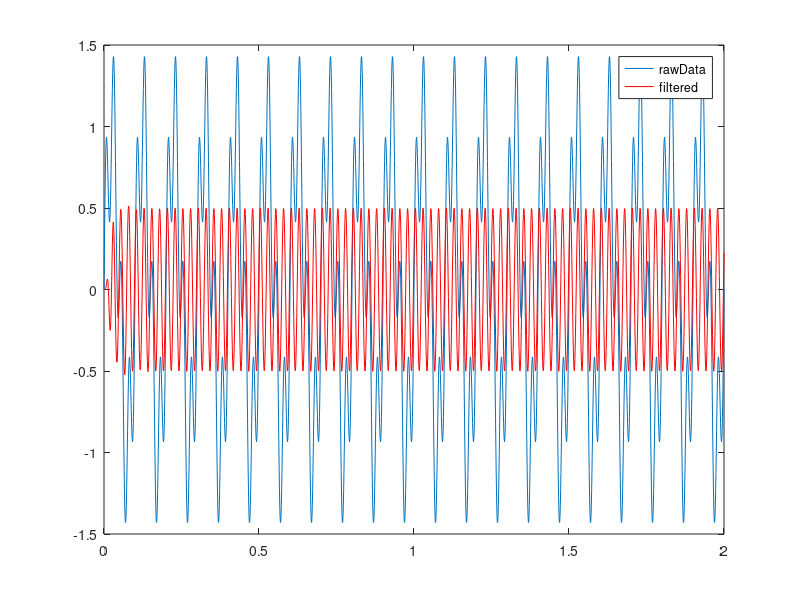

This figure's MATLAB source:
%Demonstration of a 5th order Butterworth bandpass filter
%
% Inputs
%   inData : data to be filtered
%   rate   : sample rate [Hz]
%   lowFreq:  lower frequency of bandpass [Hz]
%   highFreq: upper frequency of bandpass [Hz]
%
% Returns:
%   filtered : filtered data
%
%
% Note:
%   If the function is called without arguments, a test signal with
%   two frequencies is generated; the selected bandpass only lets
%   the higher frequency through.
%
% Examples:
%   bandpass();
%   
% author: ThH
% date:   oct-2015
% ver:    0.1
%*****************************************************************

function filtered = bandpassDemo(inData, rate, lowFreq, highFreq)

%% Test-signal
if nargin == 0
    % Generate test-data
    testFlag = 1;
    rate = 1000;

    t = 0:1/rate:2;
    
    f1 = 10;
    f2 = 40;
    inData = sin(2*pi*f1*t) + 0.5*sin(2*pi*f2*t);
    
    % Set the default filter parameters
    lowFreq = 25;
    highFreq = 75;
else
    testFlag = 0;
end

nyq = rate/2;   % Nyquist frequency
    
%% Bandpass filter
% Note that these two lines are the only ones really needed!

[b, a] = butter(5,[lowFreq highFreq]/nyq, 'bandpass');
filtered = filter(b, a, inData);

%% Show the test-signal
if testFlag == 1
    plot(t, inData);
    hold('on');
    plot(t, filtered, 'r');
    legend('rawData', 'filtered');
end

